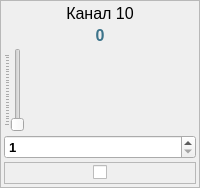
                 <widget class="QFrame" name="frPwr10">
                  <property name="minimumSize">
                   <size>
                    <width>80</width>
                    <height>0</height>
                   </size>
                  </property>
                  <property name="frameShape">
                   <enum>QFrame::StyledPanel</enum>
                  </property>
                  <property name="frameShadow">
                   <enum>QFrame::Raised</enum>
                  </property>
                  <layout class="QVBoxLayout" name="verticalLayout_15">
                   <property name="spacing">
                    <number>3</number>
                   </property>
                   <property name="leftMargin">
                    <number>3</number>
                   </property>
                   <property name="topMargin">
                    <number>3</number>
                   </property>
                   <property name="rightMargin">
                    <number>3</number>
                   </property>
                   <property name="bottomMargin">
                    <number>3</number>
                   </property>
                   <item>
                    <widget class="QLabel" name="lblTitlePwr10">
                     <property name="font">
                      <font>
                       <pointsize>12</pointsize>
                      </font>
                     </property>
                     <property name="text">
                      <string>Канал 10</string>
                     </property>
                     <property name="alignment">
                      <set>Qt::AlignCenter</set>
                     </property>
                    </widget>
                   </item>
                   <item>
                    <widget class="QLabel" name="lblValuePwr10">
                     <property name="palette">
                      <palette>
                       <active>
                        <colorrole role="WindowText">
                         <brush brushstyle="SolidPattern">
                          <color alpha="255">
                           <red>60</red>
                           <green>115</green>
                           <blue>138</blue>
                          </color>
                         </brush>
                        </colorrole>
                        <colorrole role="Text">
                         <brush brushstyle="SolidPattern">
                          <color alpha="255">
                           <red>10</red>
                           <green>121</green>
                           <blue>131</blue>
                          </color>
                         </brush>
                        </colorrole>
                       </active>
                       <inactive>
                        <colorrole role="WindowText">
                         <brush brushstyle="SolidPattern">
                          <color alpha="255">
                           <red>60</red>
                           <green>115</green>
                           <blue>138</blue>
                          </color>
                         </brush>
                        </colorrole>
                        <colorrole role="Text">
                         <brush brushstyle="SolidPattern">
                          <color alpha="255">
                           <red>10</red>
                           <green>121</green>
                           <blue>131</blue>
                          </color>
                         </brush>
                        </colorrole>
                       </inactive>
                       <disabled>
                        <colorrole role="WindowText">
                         <brush brushstyle="SolidPattern">
                          <color alpha="255">
                           <red>120</red>
                           <green>120</green>
                           <blue>120</blue>
                          </color>
                         </brush>
                        </colorrole>
                        <colorrole role="Text">
                         <brush brushstyle="SolidPattern">
                          <color alpha="255">
                           <red>120</red>
                           <green>120</green>
                           <blue>120</blue>
                          </color>
                         </brush>
                        </colorrole>
                       </disabled>
                      </palette>
                     </property>
                     <property name="font">
                      <font>
                       <pointsize>12</pointsize>
                       <weight>75</weight>
                       <bold>true</bold>
                      </font>
                     </property>
                     <property name="text">
                      <string>0</string>
                     </property>
                     <property name="alignment">
                      <set>Qt::AlignCenter</set>
                     </property>
                    </widget>
                   </item>
                   <item>
                    <widget class="QSlider" name="sldPwr10">
                     <property name="minimum">
                      <number>1</number>
                     </property>
                     <property name="maximum">
                      <number>250</number>
                     </property>
                     <property name="orientation">
                      <enum>Qt::Vertical</enum>
                     </property>
                     <property name="tickPosition">
                      <enum>QSlider::TicksAbove</enum>
                     </property>
                     <property name="tickInterval">
                      <number>10</number>
                     </property>
                    </widget>
                   </item>
                   <item>
                    <widget class="QSpinBox" name="edValuePwr10">
                     <property name="font">
                      <font>
                       <pointsize>10</pointsize>
                       <weight>75</weight>
                       <bold>true</bold>
                      </font>
                     </property>
                     <property name="minimum">
                      <number>1</number>
                     </property>
                     <property name="maximum">
                      <number>250</number>
                     </property>
                     <property name="singleStep">
                      <number>10</number>
                     </property>
                    </widget>
                   </item>
                   <item>
                    <widget class="QFrame" name="frCbPwr10">
                     <property name="frameShape">
                      <enum>QFrame::StyledPanel</enum>
                     </property>
                     <property name="frameShadow">
                      <enum>QFrame::Raised</enum>
                     </property>
                     <layout class="QHBoxLayout" name="horizontalLayout_16">
                      <property name="spacing">
                       <number>0</number>
                      </property>
                      <property name="leftMargin">
                       <number>0</number>
                      </property>
                      <property name="topMargin">
                       <number>0</number>
                      </property>
                      <property name="rightMargin">
                       <number>0</number>
                      </property>
                      <property name="bottomMargin">
                       <number>0</number>
                      </property>
                      <item>
                       <spacer name="horizontalSpacer_19">
                        <property name="orientation">
                         <enum>Qt::Horizontal</enum>
                        </property>
                        <property name="sizeHint" stdset="0">
                         <size>
                          <width>24</width>
                          <height>20</height>
                         </size>
                        </property>
                       </spacer>
                      </item>
                      <item>
                       <widget class="QCheckBox" name="cbPwr10">
                        <property name="text">
                         <string/>
                        </property>
                       </widget>
                      </item>
                      <item>
                       <spacer name="horizontalSpacer_20">
                        <property name="orientation">
                         <enum>Qt::Horizontal</enum>
                        </property>
                        <property name="sizeHint" stdset="0">
                         <size>
                          <width>24</width>
                          <height>20</height>
                         </size>
                        </property>
                       </spacer>
                      </item>
                     </layout>
                    </widget>
                   </item>
                  </layout>
                 </widget>
